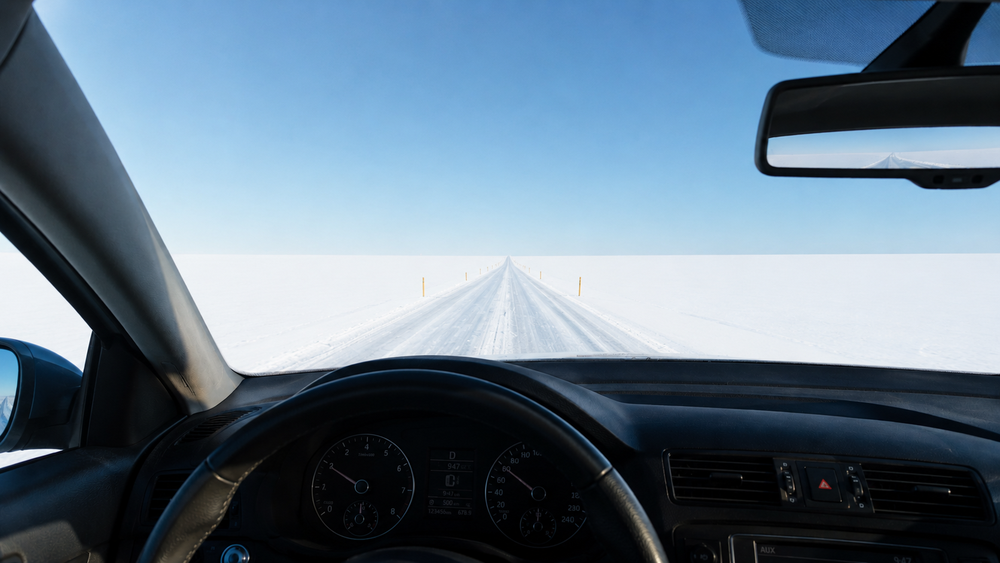
#> input picture pic/4.png, 1000 x 563 px, shrunk from 1672 x 941 before the run
$ python calculate.py
#> lines starting #> are read from the running program, lines starting #| are printed output that depends on the picture; after the words box and inside, x2 and y2 are one past the last pixel; in counts of white or black regions, pixels touching at a corner belong together; long printed decimals are rounded
import cv2 as cv
import numpy as np

img = cv.imread('pic/4.png', cv.IMREAD_GRAYSCALE)
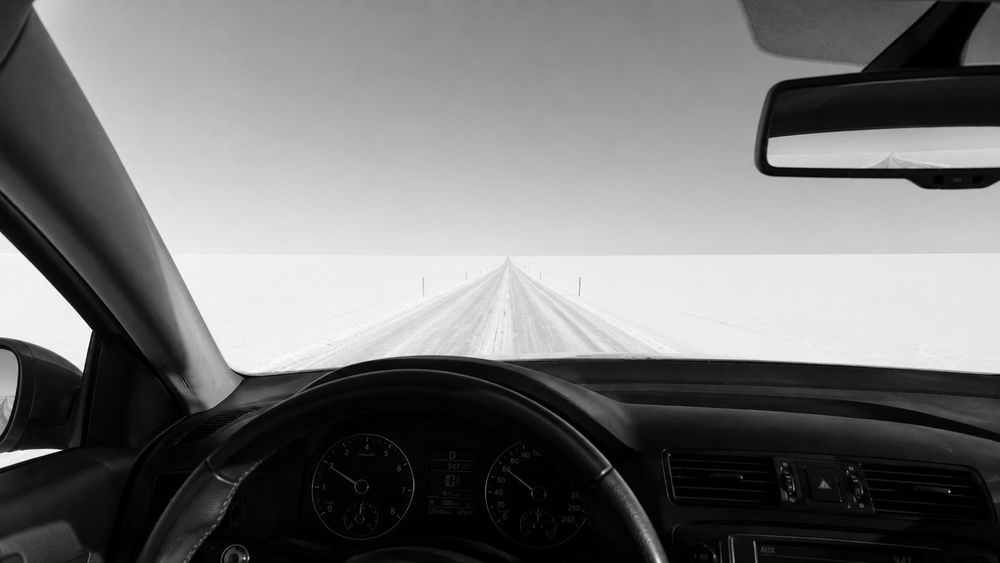
#> img: shape (563, 1000); min 0, max 255, mean 115.3

blur = cv.GaussianBlur(img, (5, 5), 0)

edges = cv.Canny(blur, 100, 200)
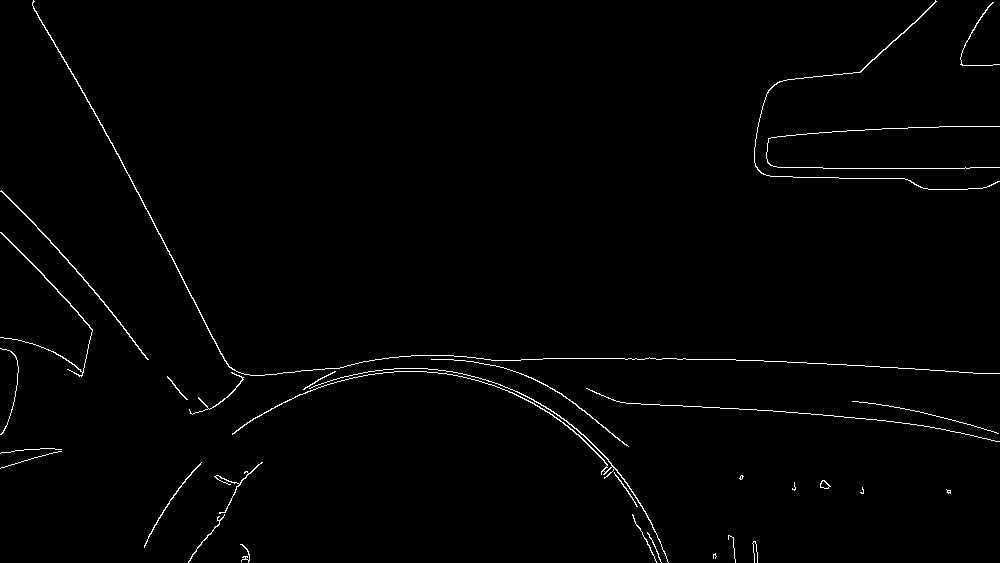
#> edges: shape (563, 1000); 1.1% white in thin lines or dots

# cv.imshow('edges', edges)

# cv.waitKey(0)
# cv.destroyAllWindows()

edgePixels = np.count_nonzero(edges)
#> edgePixels = 6323
imgPixels = img.size
#> imgPixels = 563000
# print(edgePixels, imgPixels)

edgeDensity = edgePixels / imgPixels
#> edgeDensity = 0.0112
print(edgeDensity)
#| 0.01123

$ run again, with pic/2.png copied over pic/4.png
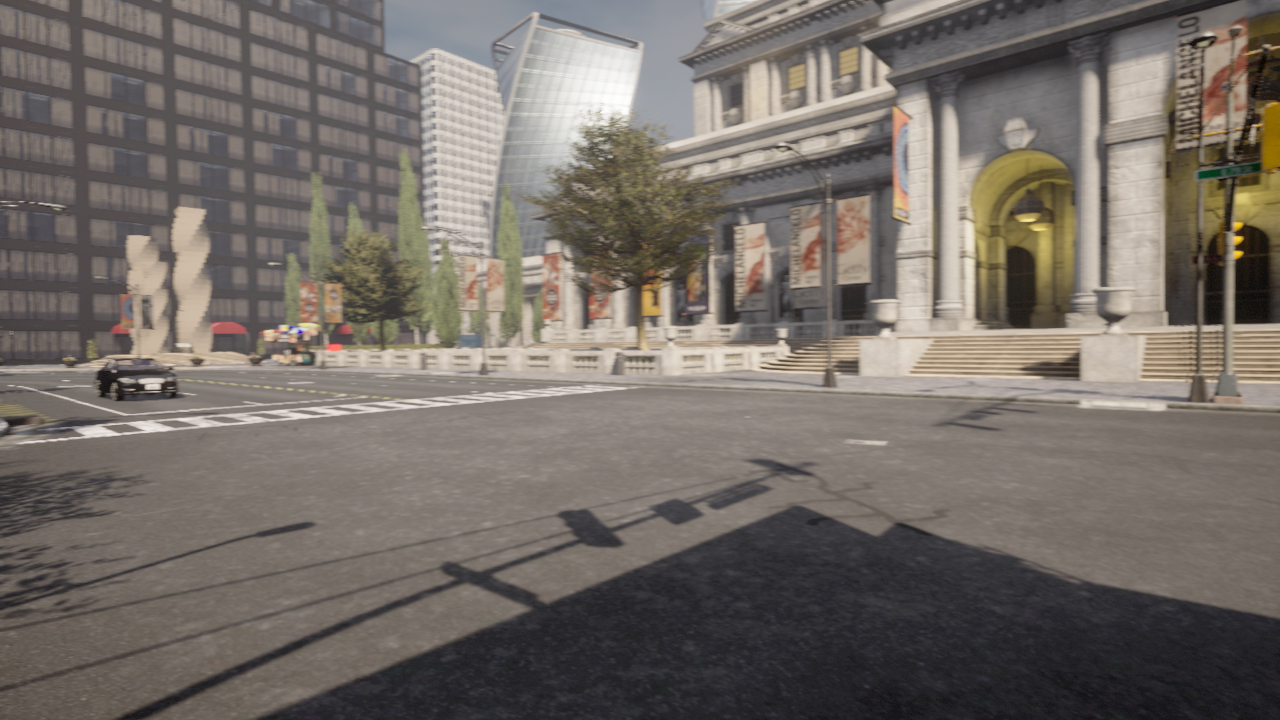
#> input picture pic/2.png, 1280 x 720 px
#> `img = cv.imread('pic/4.png', cv.IMREAD_GRAYSCALE)`:
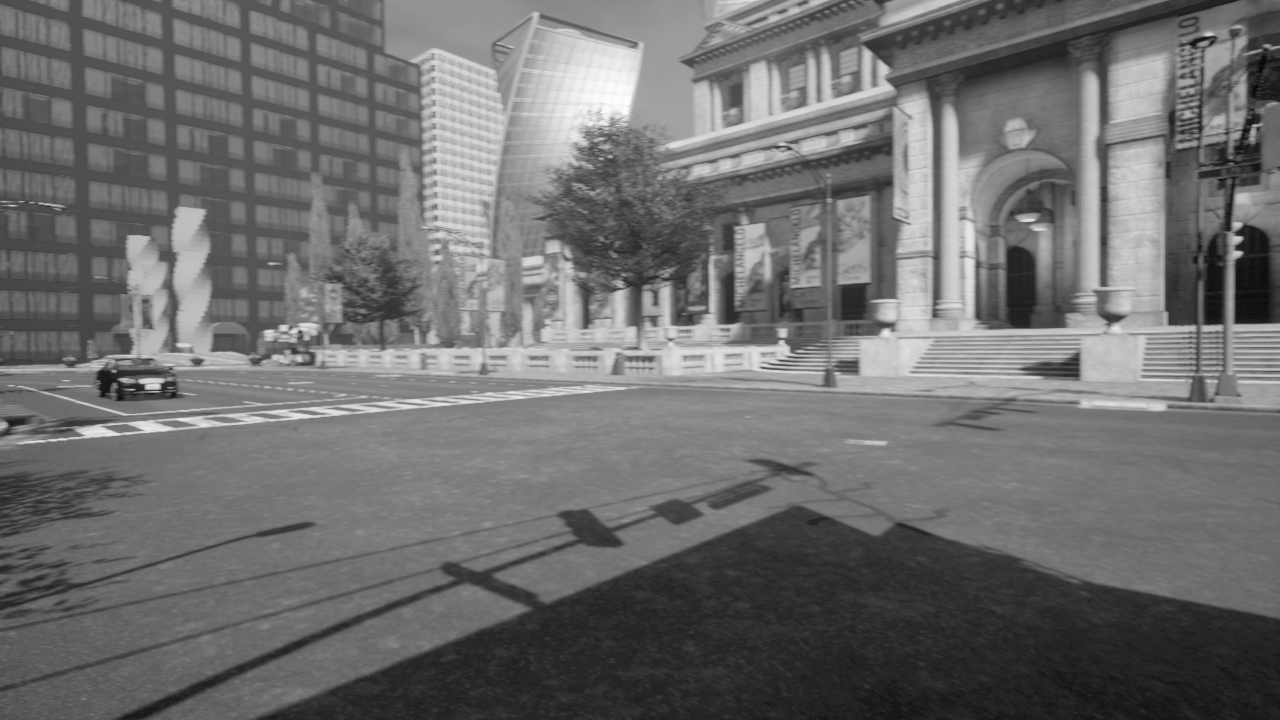
#> img: shape (720, 1280); min 0, max 254, mean 110.2
#> `edges = cv.Canny(blur, 100, 200)`:
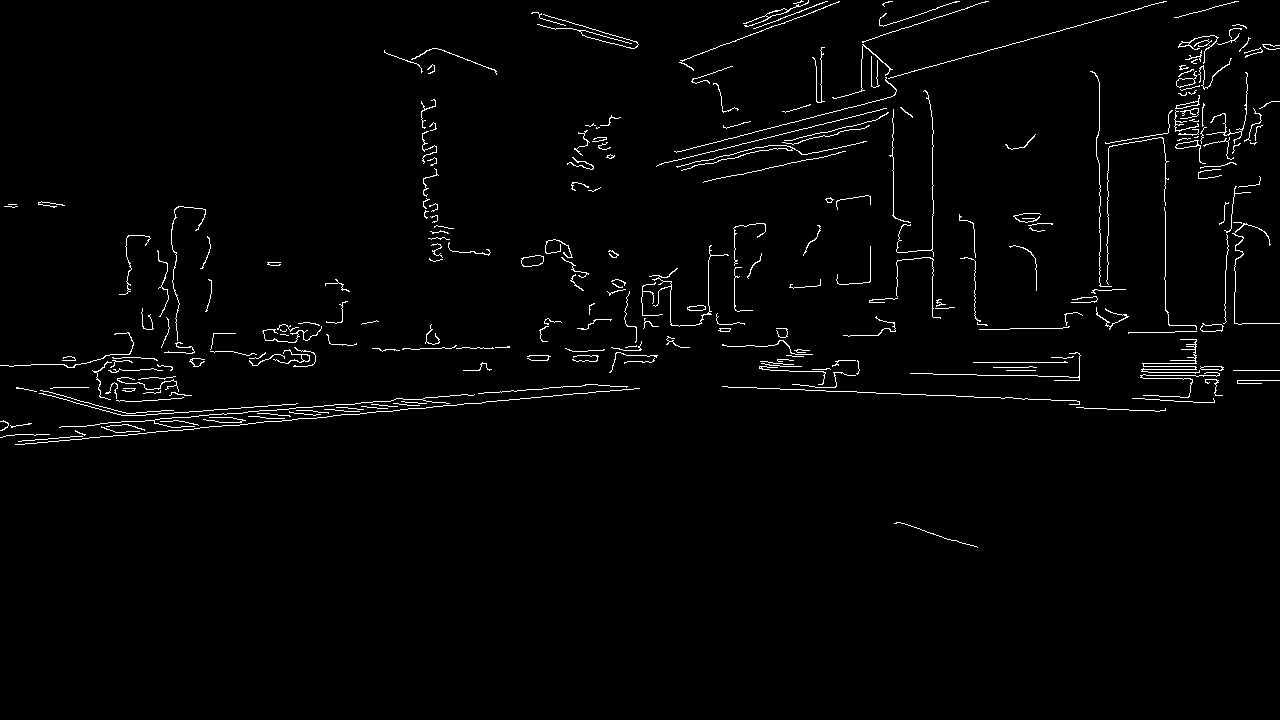
#> edges: shape (720, 1280); 1.9% white in thin lines or dots, all inside (x1, y1, x2, y2) = (0, 0, 1280, 548)
#> edgePixels = 17515
#> edgeDensity = 0.019
#| 0.019
